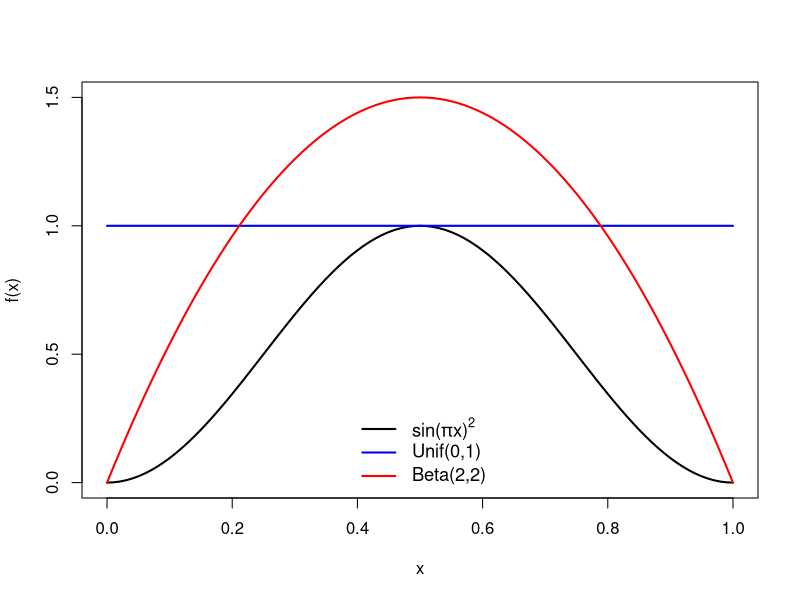
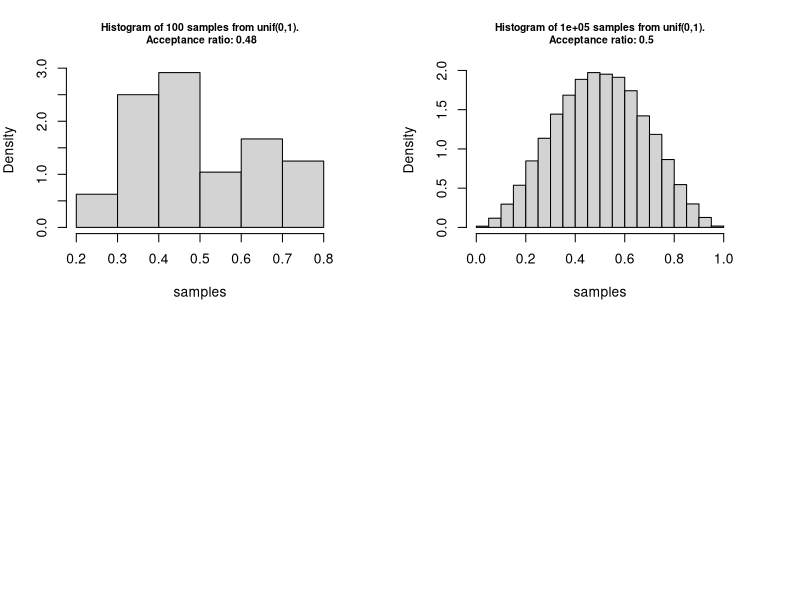

Here is the R script that generated these plots, in order:
## ---- chunk 1
knitr::opts_chunk$set(echo = TRUE)
## ---- chunk 2
set.seed(1)
## ---- chunk 3
# grid of points
x <- seq(0, 1, 10^-2)
## ---- chunk 4
fx <- function(x) sin(pi * x)^2
plot(fx, xlim = c(0,1), ylim = c(0,1.5), ylab = "f(x)", lwd = 2)
curve(dunif, add = TRUE, col = "blue", lwd = 2)
curve(dbeta(x,2,2), add = TRUE, col = "red", lwd = 2)
legend("bottom", legend = c(expression(paste("sin(",pi,"x)"^"2")),"Unif(0,1)",
"Beta(2,2)"), col = c("black", "blue", "red"), lty = c(1,1,1), bty = "n", cex = 1.1, lwd = 2)
## ---- chunk 5
sim_fun <- function(f, envelope = "unif", par1 = 0, par2 = 1, n = 10^2, plot = TRUE){
  
  r_envelope <- match.fun(paste0("r", envelope))
  d_envelope <- match.fun(paste0("d", envelope))
  proposal <- r_envelope(n, par1, par2)
  density_ratio <- f(proposal) / d_envelope(proposal, par1, par2)
  samples <- proposal[runif(n) < density_ratio]
  acceptance_ratio <- length(samples) / n
  if (plot) {
    hist(samples, probability = TRUE, 
         main = paste0("Histogram of ", 
                       n, " samples from ", 
                       envelope, "(", par1, ",", par2,
                       ").\n Acceptance ratio: ",
                       round(acceptance_ratio,2)), 
                       cex.main = 0.75)
  }
  list(x = samples, acceptance_ratio = acceptance_ratio)
}
## ---- chunk 6
par(mfrow = c(2,2), mar = rep(4, 4))
unif_1 <- sim_fun(fx, envelope = "unif", par1 = 0, par2 = 1, n = 10^2) 
unif_2 <- sim_fun(fx, envelope = "unif", par1 = 0, par2 = 1, n = 10^5)
# ATTN: You will need to add in the Beta(2,2) densities on your own to finish task 4.
## ---- chunk 7
par(mfrow = c(1,1))
